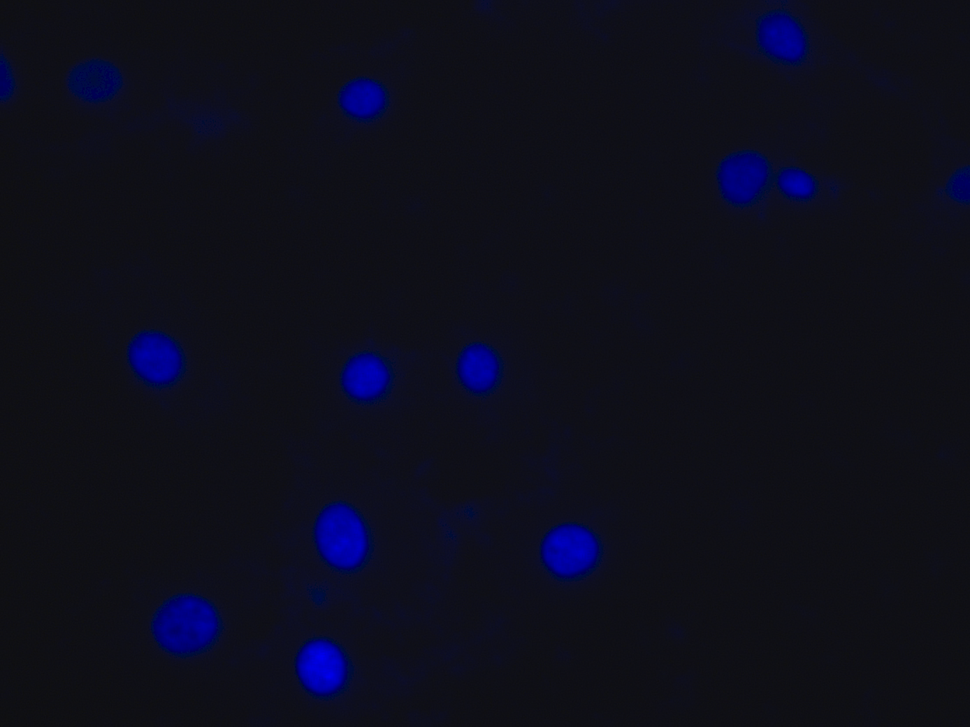
#> input picture images/figure2.png, 970 x 727 px, shrunk from 1388 x 1040 before the run
$ python main.py
#> lines starting #> are read from the running program, lines starting #| are printed output that depends on the picture; after the words box and inside, x2 and y2 are one past the last pixel; in counts of white or black regions, pixels touching at a corner belong together
import cv2

# load the image
nucleus = cv2.imread('images/figure2.png', cv2.IMREAD_COLOR)
#> nucleus is the input picture: shape (727, 970, 3); mean B, G, R 28, 14.5, 13.9

# sets the interval of the color to be detected
start_interval = (98,53,100)
end_interval = (150,81,100)

# generate a mask
mask = cv2.inRange(nucleus, (100, 0, 0), (255, 80, 80))
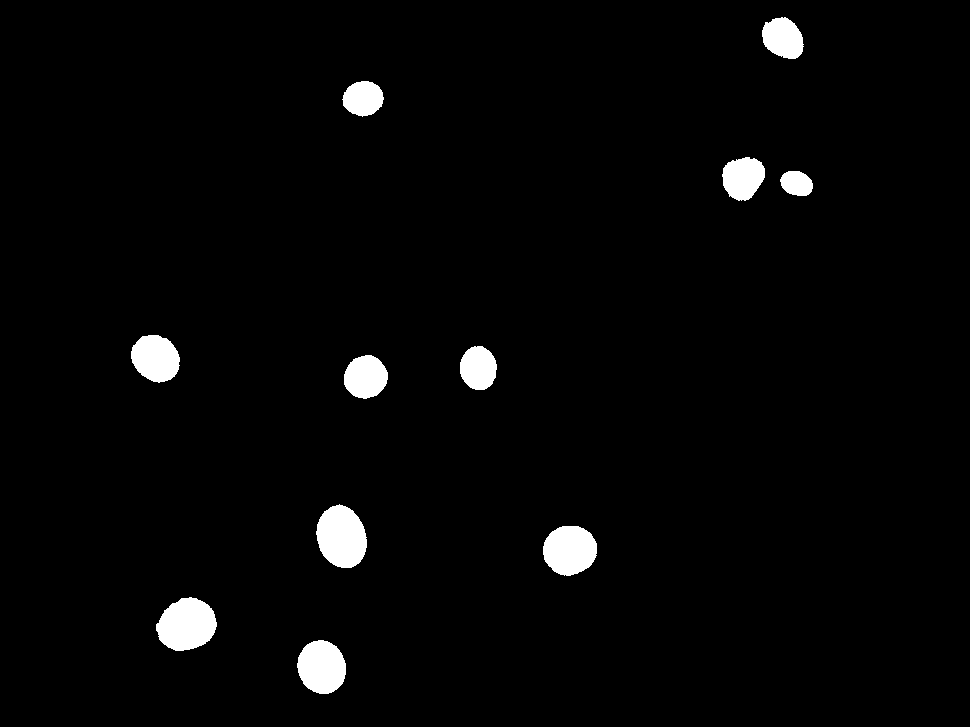
#> mask: shape (727, 970); 2.6% white; 11 white regions, largest, box (x1, y1, x2, y2) and area: (316, 504, 367, 568) 2459, (156, 597, 217, 651) 2437, (543, 526, 597, 576) 2120
cv2.imwrite('results/generated-mask.png', mask)

# recognize patterns in the image using the mask
blur = cv2.GaussianBlur(mask, (5,5), 10)
thresh = cv2.adaptiveThreshold(blur, 20, cv2.ADAPTIVE_THRESH_GAUSSIAN_C, cv2.THRESH_BINARY, 11, 8)
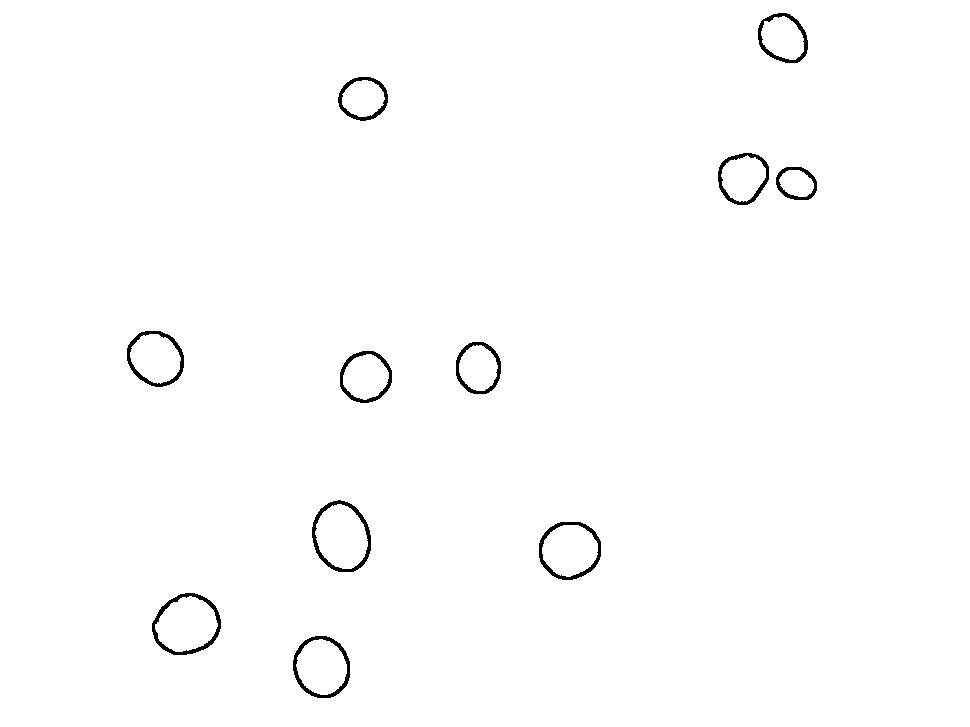
#> thresh: shape (727, 970); values 0 (black) and 20 (white), 99.1% white; 11 black regions, largest, box (x1, y1, x2, y2) and area: (312, 500, 371, 572) 745, (152, 593, 221, 655) 742, (539, 522, 601, 580) 671
kernel = cv2.getStructuringElement(cv2.MORPH_RECT, (5, 5))
dilate = cv2.dilate(mask, kernel, iterations=1)
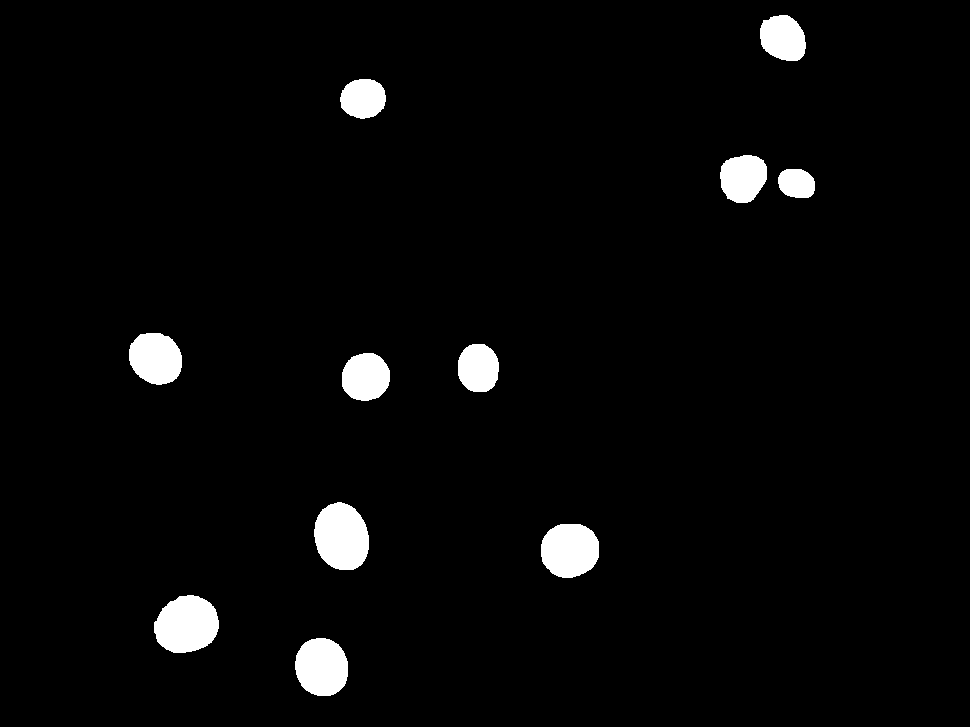
#> dilate: shape (727, 970); 3.2% white; 11 white regions

# count all white objects in image and draw a red rectangle around them
contours, hierarchy = cv2.findContours(dilate, cv2.RETR_EXTERNAL, cv2.CHAIN_APPROX_SIMPLE)
#> contours = 11 contours; largest, box (x1, y1, x2, y2) and area: (314, 502, 369, 570) 2847, (154, 595, 219, 653) 2824, (541, 524, 599, 578) 2472, (295, 638, 348, 696) 2399, (129, 333, 182, 385) 2112

# check all occurrences
i=1
for cnt in contours:
    x, y, w, h = cv2.boundingRect(cnt)
    cv2.rectangle(nucleus, (x, y), (x + w, y + h), (0, 0, 255), 2)
    cv2.putText(nucleus, str(i), (x, y), cv2.FONT_HERSHEY_SIMPLEX, 0.5, (0, 0, 255), 2, i)
    i+=1
#> this loop made 11 passes
#> (x, y, w, h) on passes 1 to 11: (295, 638, 53, 58), (154, 595, 65, 58), (541, 524, 58, 54), (314, 502, 55, 68), (342, 353, 48, 48), (458, 344, 41, 48), (129, 333, 53, 52), (778, 169, 37, 29), (720, 155, 47, 48), (340, 79, 46, 40), (760, 15, 46, 46)
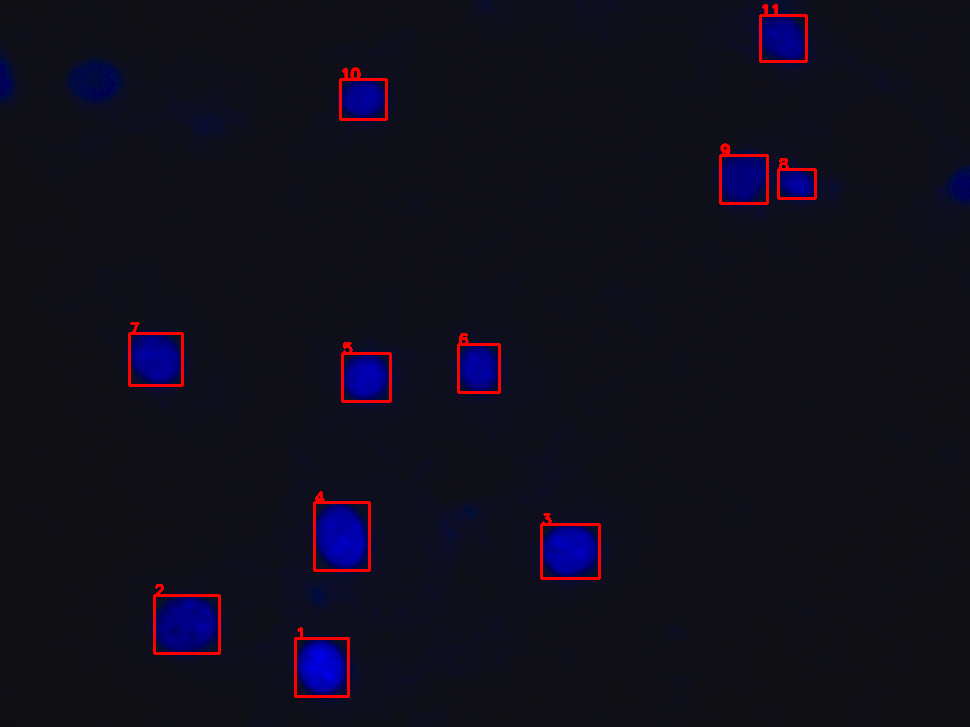
#> nucleus: shape (727, 970, 3); 1.05% of pixels changed, all inside (x1, y1, x2, y2) = (128, 3, 817, 698)
#> after the loop, i = 12

cv2.imshow('nucleus', nucleus)
cv2.imwrite('results/result.png', nucleus)
